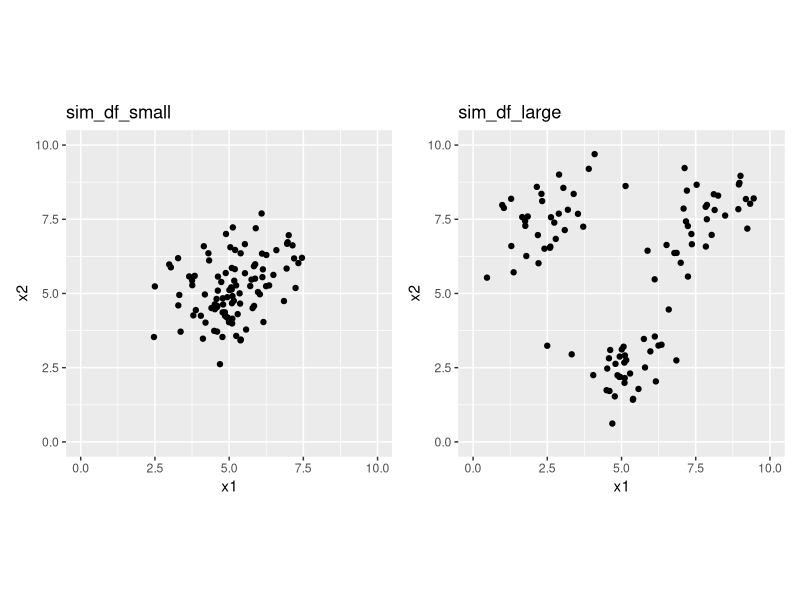
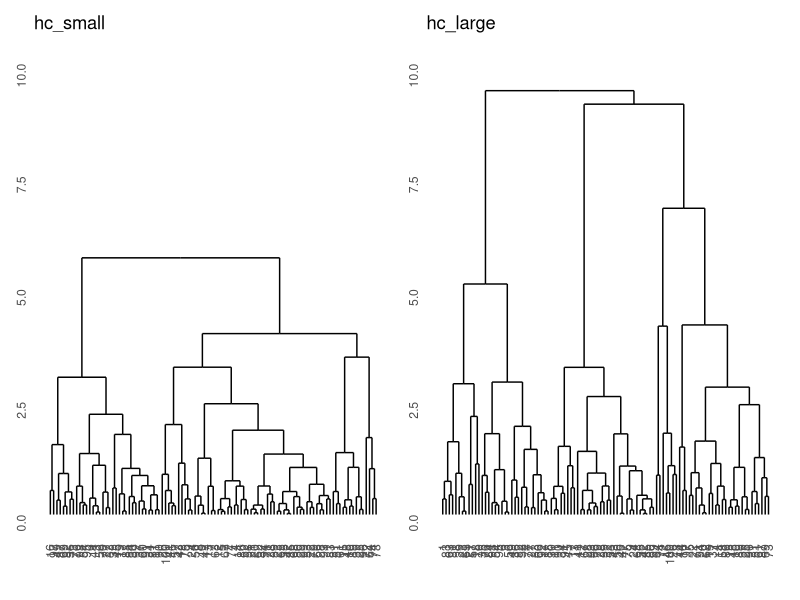
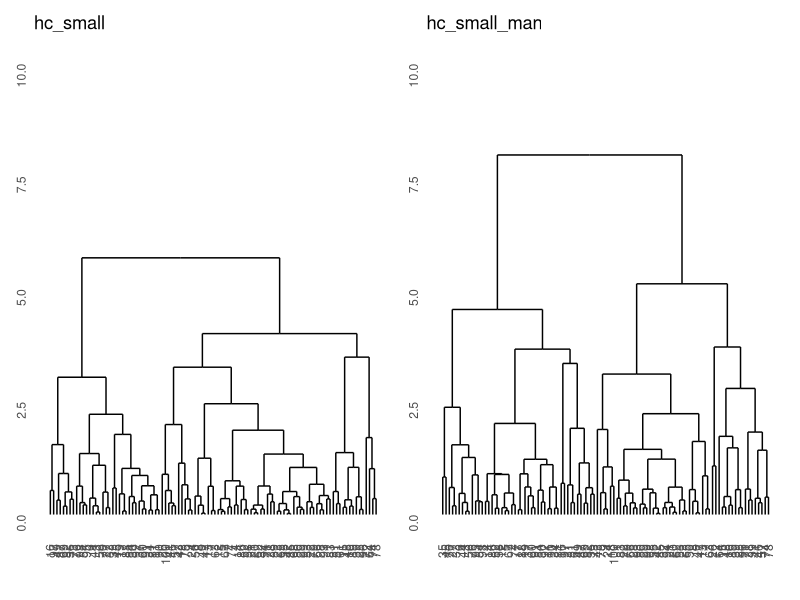
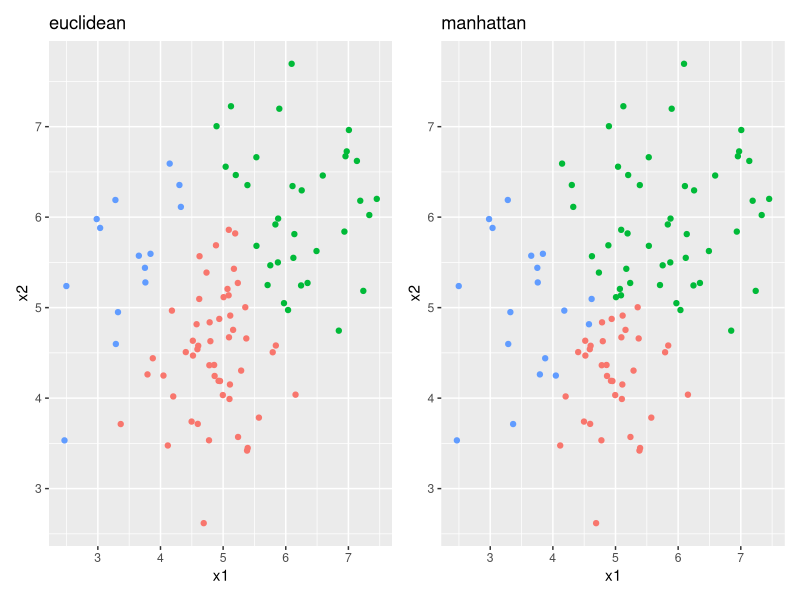
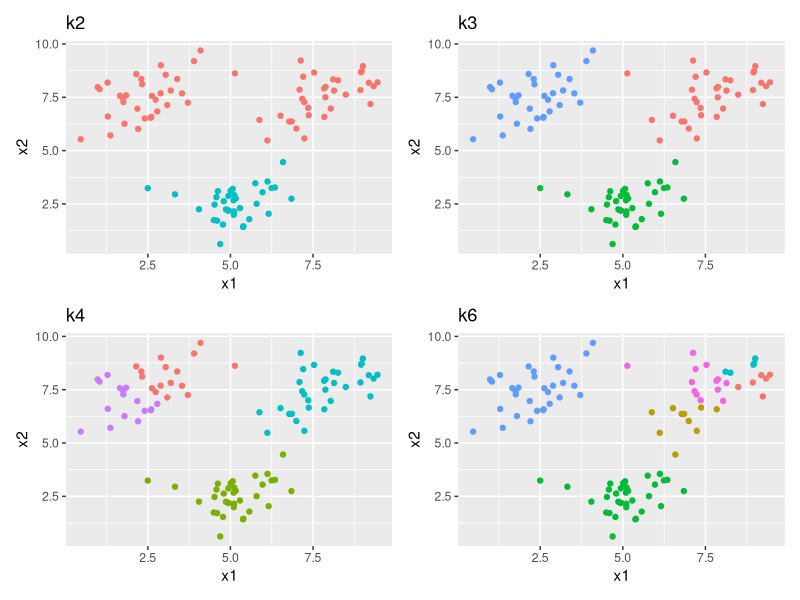
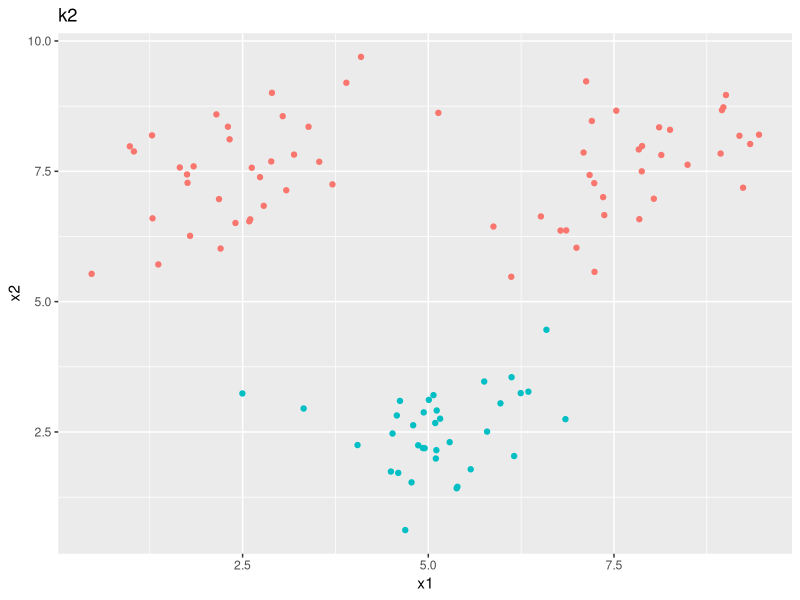
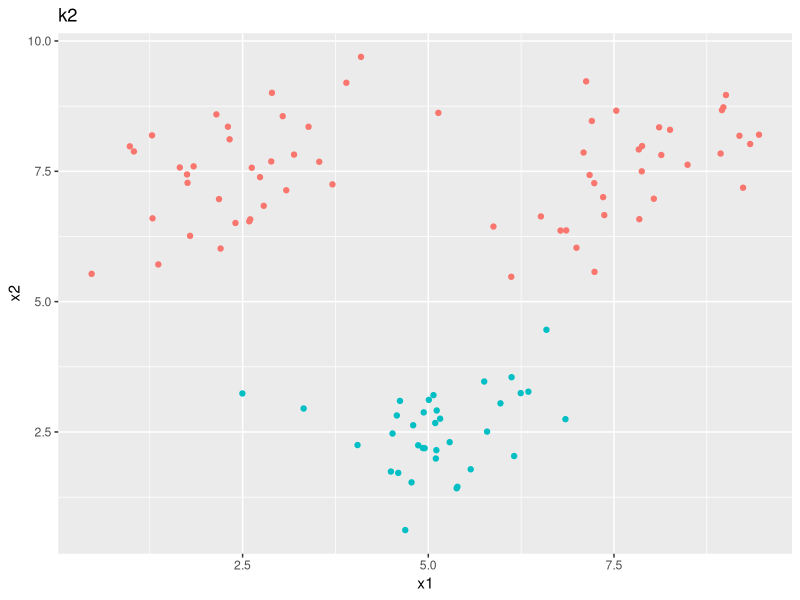
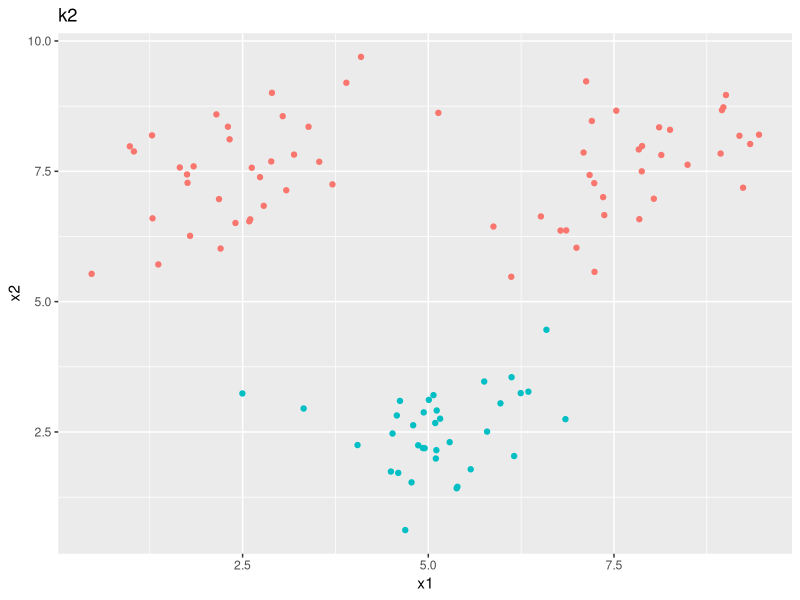

Recreate these plots in R, in order.
## ---- chunk 1
knitr::opts_chunk$set(echo = TRUE, fig.align = 'center')
## ---- chunk 2
library(MASS)
library(tidyverse)
library(patchwork)
library(ggdendro)
## ---- chunk 3
#setting a seed for reproducibility 
set.seed(123) 

#this is making a 2x2 correlation matrix for the variables
sigma      <- matrix(c(1, .5, .5, 1), 2, 2)
#this is simulating multivariate normal data with 100 observations, means 5, and a covariance matrix equal to the 2x2 matrix we specified in the previous line 
sim_matrix <- mvrnorm(n = 100, mu = c(5, 5), 
                      Sigma = sigma)
#renaming the column names to x1 and x2
colnames(sim_matrix) <- c("x1", "x2") 

#making a data frame/tibble out of the matrix we simulated using mvrnorm and also adding a class column, with options A, B, or C
sim_df <- 
  sim_matrix %>% 
  as_tibble() %>%
  mutate(class = sample(c("A", "B", "C"), size = 100, 
                        replace = TRUE)) 

#now we are making a new data frame and changing x1 and x2 a little bit; so, for example, when it is case A in x2 we will add .5; if it is case A in x1 we will subtract .5 
sim_df_small <- sim_df %>%
  mutate(x2 = case_when(class == "A" ~ x2 + .5,
                        class == "B" ~ x2 - .5,
                        class == "C" ~ x2 + .5),
         x1 = case_when(class == "A" ~ x1 - .5,
                        class == "B" ~ x1 - 0,
                        class == "C" ~ x1 + .5))

#now we are making a new data frame and changing x1 and x2 a little bit; so, for example, when it is case A in x2 we will add 2.5; if it is case A in x1 we will subtract 2.5 - the values have changed for what the true underlying class would be 
sim_df_large <- 
  sim_df %>%
  mutate(x2 = case_when(class == "A" ~ x2 + 2.5,
                        class == "B" ~ x2 - 2.5,
                        class == "C" ~ x2 + 2.5),
         x1 = case_when(class == "A" ~ x1 - 2.5,
                        class == "B" ~ x1 - 0,
                        class == "C" ~ x1 + 2.5))
## ---- chunk 4
#remvoing class for small
sim_df_small <- sim_df_small %>%
  select(-class)

#removing class for large 
sim_df_large <- sim_df_large %>%
  select(-class)
## ---- chunk 5
#plot for small
p1 <- sim_df_small %>%
  ggplot(aes(x = x1, y = x2)) +
  geom_point() +
  ggtitle("sim_df_small") +
  coord_fixed() + #fixes distances on the x and y axes
  xlim(0, 10) +
  ylim(0,10)

#plot for large
p2 <- sim_df_large %>%
  ggplot(aes(x = x1, y = x2)) +
  geom_point() +
  ggtitle("sim_df_large") +
  coord_fixed() + #fixes distances on the x and y axes
  xlim(0, 10) +
  ylim(0,10)

#displaying the plots
p1 + p2
## ---- chunk 6
#first make dissimilarity matrix (based on euclidean distance)
dist_small <- dist(sim_df_small, method = "euclidian")
#then call hclust function on dissimilarity matrix (with complete linkage)
hc_small <- hclust(dist_small, method = "complete") 

#first make dissimilarity matrix (based on euclidean distance)
dist_large <- dist(sim_df_large, method = "euclidian")
#then call hclust function on dissimilarity matrix (with complete linkage)
hc_large <- hclust(dist_large, method = "complete")

#plotting the results
p1d <- ggdendrogram(hc_small) + 
  ylim(0, 10) +
  ggtitle("hc_small")
p2d <- ggdendrogram(hc_large) + 
  ylim(0, 10) +
  ggtitle("hc_large")

#displaying the plots
p1d + p2d
## ---- chunk 7
#first make dissimilarity matrix (based on euclidean distance)
dist_small_2 <- dist(sim_df_small, method = "manhattan")
#then call hclust function on dissimilarity matrix (with complete linkage)
hc_small_2 <- hclust(dist_small_2, method = "complete") 

#plotting the results for manhattan distance
p3d <- ggdendrogram(hc_small_2) + 
  ylim(0, 10) +
  ggtitle("hc_small_man")

#displaying the results
p1d + p3d
## ---- chunk 8
# obtain clusters - you can select how many groups or at which height can be cut
clust_small_e <- cutree(hc_small, k = 3)
clust_small_m <- cutree(hc_small_2, k = 3)

#plotting euclidean distance model with cluster assignment
p1ce <- cbind(sim_df_small, clust_small_e) %>%
  ggplot(aes(x = x1, y = x2)) +
  geom_point(aes(color = as.factor(clust_small_e))) +
  ggtitle("euclidean") + 
  theme(legend.position = "none") 

#plotting manhattan distance model with cluster assignment
p2cm <- cbind(sim_df_small, clust_small_m) %>%
  ggplot(aes(x = x1, y = x2)) +
  geom_point(aes(color = as.factor(clust_small_m))) +
  ggtitle("manhattan") + 
  theme(legend.position = "none")

#displaying the plots
p1ce + p2cm
## ---- chunk 9
#creating the kmeans algorithm with differing numbers of clusters 
k2 <- kmeans(x = sim_df_large, centers = 2)
k3 <- kmeans(x = sim_df_large, centers = 3)
k4 <- kmeans(x = sim_df_large, centers = 4)
k6 <- kmeans(x = sim_df_large, centers = 6)

#plotting the outputs with differing number of clusters
pk2 <- cbind(sim_df_large, k2$cluster) %>%
  ggplot(aes(x = x1, y = x2)) +
  geom_point(aes(color = as.factor(k2$cluster))) +
  ggtitle("k2") + 
  theme(legend.position = "none")

pk3 <- cbind(sim_df_large, k3$cluster) %>%
  ggplot(aes(x = x1, y = x2)) +
  geom_point(aes(color = as.factor(k3$cluster))) +
  ggtitle("k3") + 
  theme(legend.position = "none")

pk4 <- cbind(sim_df_large, k4$cluster) %>%
  ggplot(aes(x = x1, y = x2)) +
  geom_point(aes(color = as.factor(k4$cluster))) +
  ggtitle("k4") + 
  theme(legend.position = "none")

pk6 <- cbind(sim_df_large, k6$cluster) %>%
  ggplot(aes(x = x1, y = x2)) +
  geom_point(aes(color = as.factor(k6$cluster))) +
  ggtitle("k6") + 
  theme(legend.position = "none")

#displaying the plots
pk2 + pk3 + pk4 + pk6
## ---- chunk 10
#making storage lists for the outputs 
k22 <- list()
k32 <- list()
k42 <- list()
k62 <- list()
#running the for loop 
for(i in 1:5){
  k22[[i]] <- kmeans(x = sim_df_large, centers = 2)$cluster
  k32[[i]] <- kmeans(x = sim_df_large, centers = 3)$cluster
  k42[[i]] <- kmeans(x = sim_df_large, centers = 4)$cluster
  k62[[i]] <- kmeans(x = sim_df_large, centers = 6)$cluster
}
## ---- chunk 11
for(i in 1:5){
  print(cbind(sim_df_large, k22[[i]]) %>%
  ggplot(aes(x = x1, y = x2)) +
  geom_point(aes(color = as.factor(k22[[i]]))) +
  ggtitle("k2") + 
  theme(legend.position = "none"))
}
## ---- chunk 12
for(i in 1:5){
  print(cbind(sim_df_large, k32[[i]]) %>%
  ggplot(aes(x = x1, y = x2)) +
  geom_point(aes(color = as.factor(k32[[i]]))) +
  ggtitle("k3") + 
  theme(legend.position = "none"))
}
## ---- chunk 13
for(i in 1:5){
  print(cbind(sim_df_large, k42[[i]]) %>%
  ggplot(aes(x = x1, y = x2)) +
  geom_point(aes(color = as.factor(k42[[i]]))) +
  ggtitle("k4") + 
  theme(legend.position = "none"))
}
## ---- chunk 14
for(i in 1:5){
  print(cbind(sim_df_large, k62[[i]]) %>%
  ggplot(aes(x = x1, y = x2)) +
  geom_point(aes(color = as.factor(k62[[i]]))) +
  ggtitle("k6") + 
  theme(legend.position = "none"))
}
## ---- chunk 15
#loading the package
library(fpc)

#bootstrapping for 3 clusters
boot_3 <- clusterboot(data = sim_df_large, B = 100, bootmethod = "boot", seed = 123, clustermethod = kmeansCBI, k = 3)
#bootstrapping for 6 clusters
boot_6 <- clusterboot(data = sim_df_large, B = 100, bootmethod = "boot", seed = 123, clustermethod = kmeansCBI, k = 6)
## ---- chunk 16
#printing the results for 3 clusters 
boot_3$bootmean
#printing the results 6 clusters 
boot_6$bootmean
## ---- chunk 17
#converting sim_df_large to a data frame cause it is easier to work with
sim_df_large <- as.data.frame(sim_df_large)

#setting the seed to reproduce results and check results
set.seed(123)

#writing the function
kmedians <- function(df, k, max_iter = 100){
  
  #creating a vector which is a random combination of 1:k with replacement
  cluster <- sample(x = c(1:k), size = nrow(df), replace = T)
  
  #start the iteration process
  converged <- FALSE
  iter <- 0
  #now, creating a while look to keep the process going until the stopping criterion is reached
  while (converged == FALSE && iter < max_iter){
    old_clus <- cluster
    iter <- iter + 1
  
  #splitting the data frame based on the number of k and getting the median per feature using       tidyverse after adding the random cluster vector
  centroids <- df %>% 
      mutate(cluster = cluster) %>% 
      group_by(cluster) %>% 
      summarize(across(everything(), median))  %>%
      select(-cluster)
  
  #making a matrix for the distances output 
  d <- matrix(0, nrow = nrow(df), ncol = k)
  #calculate distance of each data point to each centroid and fill the empty matrix
  for (j in 1:k) { 
    for (i in 1:nrow(df)) { 
      d[i,j] <- sqrt(sum((df[i,1:ncol(df)] - centroids[j,1:ncol(centroids)])^2))
    }
  }
  
  #creating 0 vector for containing cluster number
  cluster <- numeric()
  #assigning each point to a cluster
  for(i in 1:nrow(d)){
    cluster[i] <- which.min(d[i, ])
  }
  
  #check for convergence
    if (all(old_clus == cluster)){
      converged <- TRUE
  }
  }
  
  #print some information
  cat("K-medians with K =", k, "| Iterations:", iter, "| converged:", converged, "\n")
  #return the cluster assignments
  return(cluster)
}

mine <- kmedians(df = sim_df_large, k = 3)
## ---- chunk 18
#creating the distance function
l2_dist <- function(x, y) c(crossprod(x - y))

#setting the seed to reproduce results and check results
set.seed(123)

#making the function 
kmedians2 <- function(data, K, smart_init = FALSE, max_iter = 1000) {
  #getting the number of observations
  N <- nrow(data)
  
  #assign each data point to a random cluster 
  clus <- sample(K, N, replace = TRUE)
  
  #start the iteration process
  converged <- FALSE
  iter <- 0
  #now, creating a while look to keep the process going until the stopping criterion is reached
  while (converged == FALSE && iter < max_iter) {
    old_clus <- clus
    iter     <- iter + 1
    
    #compute medians of clusters using the tidyverse 
    medians <-
      data %>% 
      mutate(k = clus) %>% 
      group_by(k) %>% 
      summarize(across(everything(), median))
    
    #assign observations to closest cluster
    for (n in 1:N) {
      #get nth data point
      data_n <- unlist(data[n,])
      
      #compute distance to each cluster
      dist_n <- numeric(K)
      for (k in 1:K) {
        median_k  <- unlist(medians[k, 2:3])
        dist_n[k] <- l2_dist(data_n, median_k)
      }
      
      #assign obs to cluster with smallest distance
      clus[n] <- which.min(dist_n)
    }
    
    # check for convergence
    if (all(old_clus == clus))
      converged <- TRUE
  }
  
  # print some information
  cat("K-medians with K =", K, "| Iterations:", iter, "| converged:", converged, "\n")
  
  # return the cluster assignments
  return(clus)
}

prof <- kmedians2(sim_df_large, 3)
## ---- chunk 19
table(mine)
table(prof)
## ---- chunk 20
#first, making a data frame for testing with random cluster assignments
df <- sim_df_large
df <- df %>%
  mutate(cluster = sample(x = c(1:3), size = nrow(df), replace = T))

#setting the seed to reproduce results and check results
set.seed(123)

#then, making a double for loop to replace the group_by() function 
df2 <- list()
med_out <- numeric()
mat_out <- matrix(nrow = 3, ncol = 3)
for(i in 1:3){
df2[[i]] <- df[df$cluster == i, ]
  for(j in 1:ncol(df2[[i]])){
  med_out[j] <- round(median(df2[[i]][, j]), digits = 2)
    }
mat_out[i, ] <- med_out
}
## ---- chunk 21
#setting the seed to reproduce results and check results
set.seed(123)

#getting the centroids using the tidyverse
centroids <- df %>% 
      mutate(cluster = cluster) %>% 
      group_by(cluster) %>% 
      summarize(across(everything(), median))  %>%
      select(-cluster)

#comparing the results
mat_out
centroids
## ---- chunk 22
#the only difference with this algorithm is that, if smart_init = T, the initial cluster assignments come from hierarchical clustering, not just random assignment 
kmedians3 <- function(data, K, smart_init = FALSE, max_iter = 1000) {
  
  #getting the number of observations
  N <- nrow(data)
  
  # new part
  if (!smart_init) {
    #random cluster initialization
    clus <- sample(K, N, replace = TRUE)
  } else {
    #use hclust for initialization
    clus <- cutree(hclust(dist(df_l)), k = K)
  }
  
  #this part is exactly the same as the previous code, so no new additional comments will be added 
  converged <- FALSE
  iter <- 0
  while (converged == FALSE && iter < max_iter) {
    old_clus <- clus
    iter     <- iter + 1
    medians <-
      data %>% 
      mutate(k = clus) %>% 
      group_by(k) %>% 
      summarize(across(everything(), median))
    for (n in 1:N) {
      data_n <- unlist(data[n,])
      dist_n <- numeric(K)
      for (k in 1:K) {
        median_k  <- unlist(medians[k, 2:3])
        dist_n[k] <- l2_dist(data_n, median_k)
      }
      clus[n] <- which.min(dist_n)
    }
    if (all(old_clus == clus))
      converged <- TRUE
  }
  cat("K-medians with K =", K, "| Iterations:", iter, "| converged:", converged, "\n")
  return(clus)
}

set.seed(123)
kmedians3(sim_df_small, 3, smart_init = FALSE)
## ---- chunk 23
sessionInfo()
